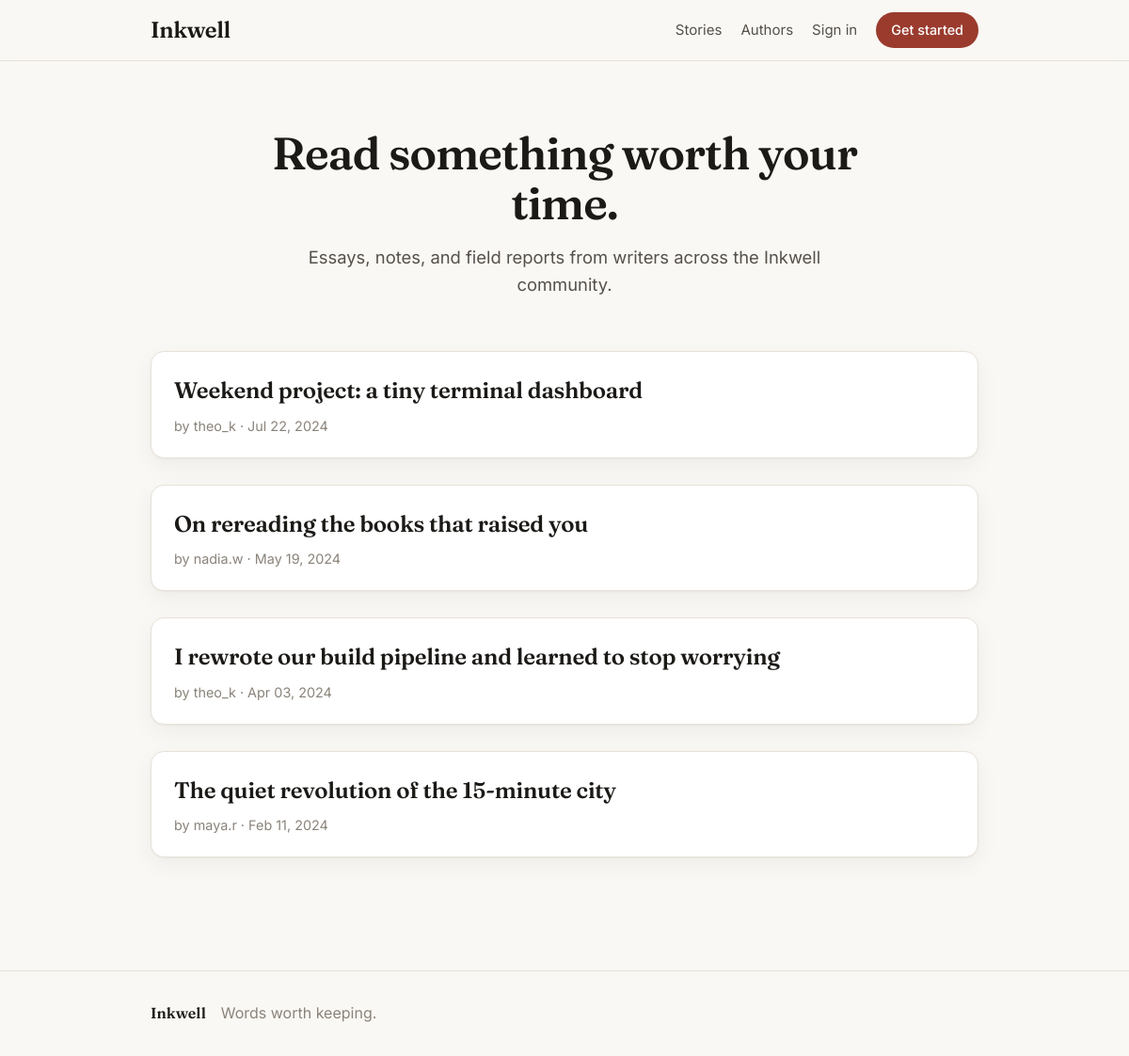
The page / on the database its author committed.
### app/models.py (models this page shows)
class Post(Base):
    __tablename__ = "posts"
    id = Column(Integer, primary_key=True, autoincrement=True, index=True)
    author_id = Column(String, ForeignKey("users.id"), nullable=False)
    title = Column(String, nullable=False)
    content = Column(Text, nullable=False, default="")
    image_path = Column(String, nullable=True)
    visibility = Column(String, nullable=False, default="public")  # public | private
    created_at = Column(DateTime, default=datetime.utcnow)
    author = relationship("User", back_populates="posts")

class User(Base):
    __tablename__ = "users"
    id = Column(String, primary_key=True, default=gen_uuid)
    username = Column(String, unique=True, nullable=False, index=True)
    email = Column(String, unique=True, nullable=False, index=True)
    password = Column(String, nullable=False)
    role = Column(String, nullable=False, default="user")
    bio = Column(Text, nullable=True, default="")
    created_at = Column(DateTime, default=datetime.utcnow)
    posts = relationship("Post", back_populates="author", cascade="all, delete-orphan")

### app/main.py (the view)
@app.get("/", response_class=HTMLResponse)
def home(request: Request, db: Session = Depends(get_db), user=Depends(get_optional_user)):
    feed = (
        db.query(Post)
        .filter(Post.visibility == "public")
        .order_by(Post.created_at.desc())
        .all()
    )
    return templates.TemplateResponse(
        "index.html", {"request": request, "user": user, "posts": feed}
    )

### app/templates/index.html (shortened to what this page needs)
{% extends "base.html" %}
{% block content %}
<section class="hero">
  <h1>Read something worth your time.</h1>
  <p class="lede">Essays, notes, and field reports from writers across the Inkwell community.</p>
</section>
<section class="feed">
  {% if posts %}
    {% for post in posts %}
    <article class="card">
      <div class="card-body">
        <h2><a href="/posts/{{ post.id }}">{{ post.title }}</a></h2>
        <p class="meta">by {{ post.author.username }} · {{ post.created_at.strftime("%b %d, %Y") }}</p>
      </div>
    </article>
    {% endfor %}
  {% else %}
    <p class="muted">No stories yet. Be the first to publish.</p>
  {% endif %}
</section>
{% endblock %}

### app/templates/base.html (shortened to what this page needs)
<!doctype html>
<html lang="en">
<head>
  <link rel="stylesheet" href="/static/css/style.css" />
</head>
<body>
  <header class="site-header">
    <div class="wrap header-inner">
      <a class="brand" href="/">Inkwell</a>
      <nav class="nav">
        <a href="/">Stories</a>
        <a href="/authors">Authors</a>
        {% if user %}
          <a href="/dashboard">Dashboard</a>
          <a href="/new" class="btn btn-small">Write</a>
          <a href="/profile" class="avatar-link" title="{{ user.username }}">{{ user.username[0]|upper }}</a>
        {% else %}
          <a href="/login">Sign in</a>
          <a href="/register" class="btn btn-small">Get started</a>
        {% endif %}
      </nav>
    </div>
  </header>
  <main class="wrap main">
    {% block content %}{% endblock %}
  </main>
  <footer class="site-footer">
    <div class="wrap">
      <span>Inkwell</span>
      <span class="muted">Words worth keeping.</span>
    </div>
  </footer>
</body>
</html>

### app/static/css/style.css (style rules this page uses)
:root { --bg: #faf8f4; --surface: #ffffff; --ink: #1c1a17; --ink-soft: #55504a; --muted: #8a837a; --line: #e7e1d8; --accent: #9a3b2e; --accent-soft: #f3e4e0; --radius: 14px; --shadow: 0 1px 2px rgba(28, 26, 23, 0.04), 0 8px 24px rgba(28, 26, 23, 0.05); }
* { box-sizing: border-box; }
body { margin: 0; background: var(--bg); color: var(--ink); font-family: "Inter", system-ui, sans-serif; line-height: 1.6; -webkit-font-smoothing: antialiased; }
a { color: inherit; text-decoration: none; }
.wrap { width: 100%; max-width: 920px; margin: 0 auto; padding: 0 20px; }
.site-header { border-bottom: 1px solid var(--line); background: rgba(250, 248, 244, 0.85); backdrop-filter: blur(8px); position: sticky; top: 0; z-index: 10; }
.header-inner { display: flex; align-items: center; justify-content: space-between; height: 64px; }
.brand { font-family: "Fraunces", serif; font-weight: 600; font-size: 1.5rem; letter-spacing: -0.02em; }
.nav { display: flex; align-items: center; gap: 20px; font-size: 0.94rem; }
.nav a { color: var(--ink-soft); }
.btn { display: inline-block; background: var(--accent); color: #fff !important; border: none; border-radius: 999px; padding: 10px 20px; font: inherit; font-weight: 500; cursor: pointer; transition: opacity 0.15s ease; }
.btn-small { padding: 7px 16px; font-size: 0.9rem; }
.main { padding: 48px 20px 80px; }
.hero { text-align: center; max-width: 640px; margin: 24px auto 56px; }
.hero h1 { font-family: "Fraunces", serif; font-size: clamp(2rem, 5vw, 3rem); font-weight: 600; letter-spacing: -0.02em; line-height: 1.1; margin: 0 0 16px; }
.lede { font-size: 1.15rem; color: var(--ink-soft); margin: 0; }
.feed { display: grid; gap: 28px; }
.card { background: var(--surface); border: 1px solid var(--line); border-radius: var(--radius); overflow: hidden; box-shadow: var(--shadow); transition: transform 0.15s ease; }
.card-body { padding: 22px 24px; }
.card-body h2 { font-family: "Fraunces", serif; font-size: 1.5rem; font-weight: 600; margin: 0 0 6px; letter-spacing: -0.01em; }
.meta { color: var(--muted); font-size: 0.9rem; margin: 0; }
.muted { color: var(--muted); }
.site-footer { border-top: 1px solid var(--line); padding: 32px 0; margin-top: 40px; }
.site-footer .wrap { display: flex; gap: 16px; align-items: baseline; }
.site-footer span:first-child { font-family: "Fraunces", serif; font-weight: 600; }

### rows shown on the page
Post: title "Weekend project: a tiny terminal dashboard", author.username "theo_k", created_at "Jul 22, 2024"
Post: title "On rereading the books that raised you", author.username "nadia.w", created_at "May 19, 2024"
Post: title "I rewrote our build pipeline and learned to stop worrying", author.username "theo_k", created_at "Apr 03, 2024"
Post: title "The quiet revolution of the 15-minute city", author.username "maya.r", created_at "Feb 11, 2024"
